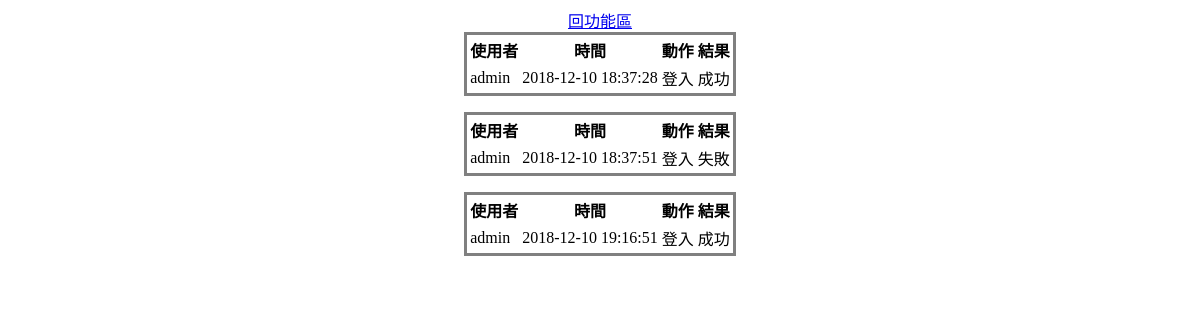
The page /user/ActionList.php on the database as committed earlier.
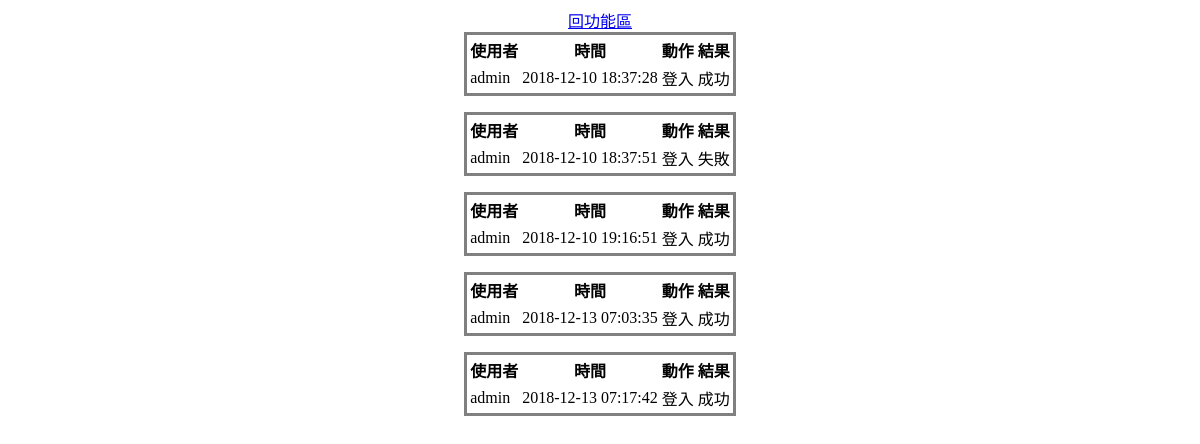
The same page on the database as committed later.
### tables this page shows
CREATE TABLE `records` (
  `id` int(11) NOT NULL,
  `user` varchar(255) NOT NULL,
  `time` varchar(255) NOT NULL,
  `result` varchar(255) NOT NULL,
  `action` varchar(255) NOT NULL
);

### user/ActionList.php (the view, shortened to what this page needs)
<!DOCTYPE html>
<html lang="en">
<head>
</head>
<div align="center">
    <a href="member.php">回功能區</a>
</div>
<?php
    include_once('link.php');
    $sql = $db->prepare('select * from records');
    $sql->execute();
    while($row=  $sql->fetch(PDO::FETCH_ASSOC)){
?>
<body>
    <div align="center">
        <table>
            <tr>
                <th>使用者</th>
                <th>時間</th>
                <th>動作</th>
                <th>結果</th>
            </tr>
            <tr>
                <td><?php echo $row['user']; ?></td>
                <td><?php echo $row['time']; ?></td>
                <td><?php echo $row['action']; ?></td>
                <td><?php echo $row['result']; ?></td>
            </tr>
        </table>
    </div>
</body>
<?php
    }
?>
</html>

### user/ActionList.php (style rules this page uses)
table { border-style: solid; width:auto; height:auto; }

Rows that differ between the two databases and show on the page:
added records: user "admin", time "2018-12-13 07:03:35", action "登入", result "成功"
added records: user "admin", time "2018-12-13 07:17:42", action "登入", result "成功"
